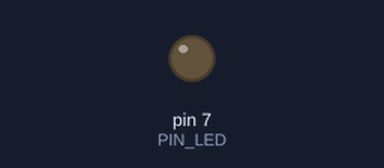
The sketch below on a simulated Arduino Uno, built with avr-gcc and run on an emulated ATmega328P. On the bench: output pins drawn as LEDs (lit = HIGH). Dashed ring = blinking. At 2.1 s the program stops and its outputs stay as they are.

Above: at 0.5 s.
At 1.85 s:
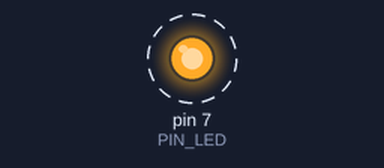
Timing chart, 0 to 3.0 s (numbered marks = the images above):
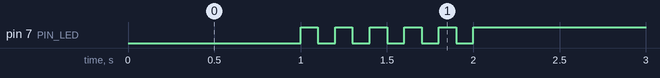

The sketch:

05_practice_2.ino
```cpp
#define PIN_LED 7
unsigned int count, toggle;

void setup() {
  pinMode(PIN_LED, OUTPUT);
  // put your setup code here, to run once:
  while (!Serial) {
    ;
  }
  count = toggle = 0;
}

void loop() {
  // put your main code here, to run repeatedly:
  digitalWrite(PIN_LED, toggle);
  delay(1000);
  while(1){
    if(count<=10){
      toggle = toggle_state(toggle);
      digitalWrite(PIN_LED, toggle);
      delay(100);
      count++;
    }
  }
}

int toggle_state(int toggle) {
  return toggle==0 ? 1:0;
}
```

Measured:
- by itself, pin 7 (PIN_LED): alternates HIGH for 0.10 s and LOW for 0.10 s, 11 changes in all, then stays HIGH
